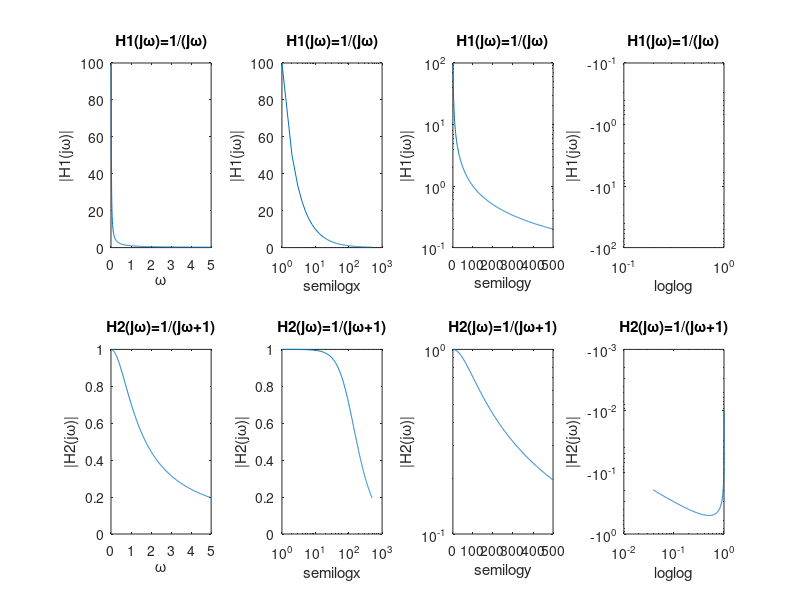

This chart was generated by the following MATLAB code:
%% Exercise 13

%% Init Vector w
w = 0.01 : 0.01 : 5;

%% Case 1
H1 = 1./(1j.*w);

subplot(2,4,1)
plot(w, abs(H1))
xlabel('ω')
ylabel('|H1(jω)|')
title('H1(jω)=1/(jω)')


subplot(2,4,2)
semilogx(abs(H1))
xlabel('semilogx')
ylabel('|H1(jω)|')
title('H1(jω)=1/(jω)')


subplot(2,4,3)
semilogy(abs(H1))
xlabel('semilogy')
ylabel('|H1(jω)|')
title('H1(jω)=1/(jω)')


subplot(2,4,4)
loglog(H1)
xlabel('loglog')
ylabel('|H1(jω)|')
title('H1(jω)=1/(jω)')

%% Case 2
H2 = 1./(1j.*w+1);

subplot(2,4,5)
plot(w, abs(H2))
xlabel('ω')
ylabel('|H2(jω)|')
title('H2(jω)=1/(jω+1)')


subplot(2,4,6)
semilogx(abs(H2))
xlabel('semilogx')
ylabel('|H2(jω)|')
title('H2(jω)=1/(jω+1)')


subplot(2,4,7)
semilogy(abs(H2))
xlabel('semilogy')
ylabel('|H2(jω)|')
title('H2(jω)=1/(jω+1)')


subplot(2,4,8)
loglog(H2)
xlabel('loglog')
ylabel('|H2(jω)|')
title('H2(jω)=1/(jω+1)')
